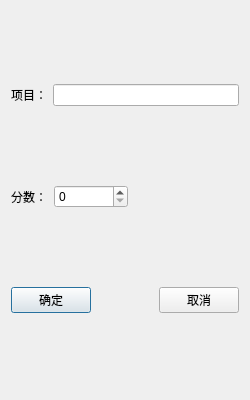
<?xml version="1.0" encoding="UTF-8"?>
<ui version="4.0">
 <class>ItemDialog</class>
 <widget class="QDialog" name="ItemDialog">
  <property name="geometry">
   <rect>
    <x>0</x>
    <y>0</y>
    <width>250</width>
    <height>400</height>
   </rect>
  </property>
  <property name="windowTitle">
   <string>添加项目</string>
  </property>
  <property name="windowIcon">
   <iconset>
    <normaloff>recode.png</normaloff>recode.png</iconset>
  </property>
  <layout class="QVBoxLayout" name="verticalLayout">
   <item>
    <layout class="QHBoxLayout" name="horizontalLayout">
     <item>
      <widget class="QLabel" name="label">
       <property name="text">
        <string>项目：</string>
       </property>
      </widget>
     </item>
     <item>
      <widget class="QLineEdit" name="lineEdit_nameItem"/>
     </item>
    </layout>
   </item>
   <item>
    <layout class="QHBoxLayout" name="horizontalLayout_2" stretch="1,2,3">
     <item>
      <widget class="QLabel" name="label_2">
       <property name="text">
        <string>分数：</string>
       </property>
      </widget>
     </item>
     <item>
      <widget class="QSpinBox" name="spinBox"/>
     </item>
     <item>
      <spacer name="horizontalSpacer_2">
       <property name="orientation">
        <enum>Qt::Horizontal</enum>
       </property>
       <property name="sizeHint" stdset="0">
        <size>
         <width>40</width>
         <height>20</height>
        </size>
       </property>
      </spacer>
     </item>
    </layout>
   </item>
   <item>
    <layout class="QHBoxLayout" name="horizontalLayout_3">
     <item>
      <widget class="QPushButton" name="pushButton_okItem">
       <property name="text">
        <string>确定</string>
       </property>
      </widget>
     </item>
     <item>
      <spacer name="horizontalSpacer">
       <property name="orientation">
        <enum>Qt::Horizontal</enum>
       </property>
       <property name="sizeHint" stdset="0">
        <size>
         <width>40</width>
         <height>20</height>
        </size>
       </property>
      </spacer>
     </item>
     <item>
      <widget class="QPushButton" name="pushButton_cancelItem">
       <property name="text">
        <string>取消</string>
       </property>
      </widget>
     </item>
    </layout>
   </item>
  </layout>
 </widget>
 <resources/>
 <connections/>
</ui>
